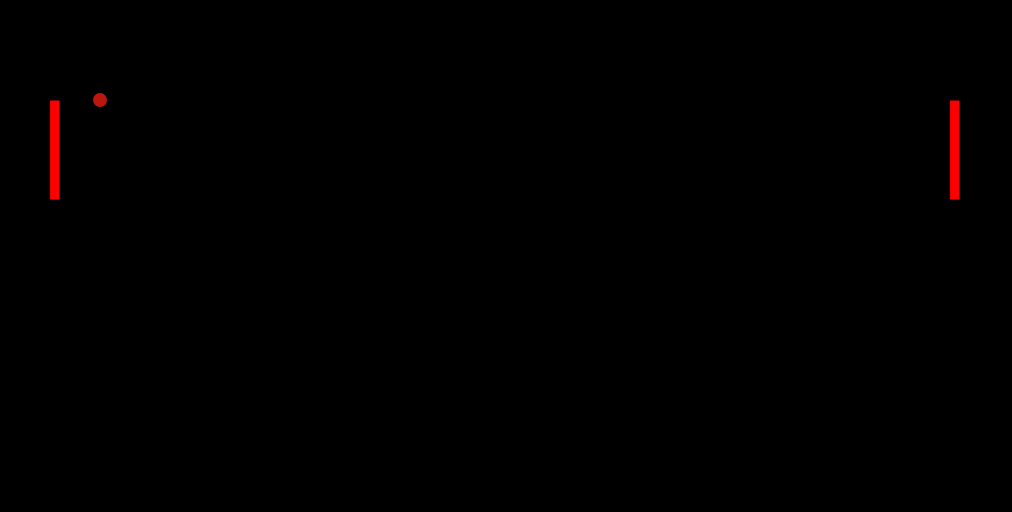
Frame 1 (no input)
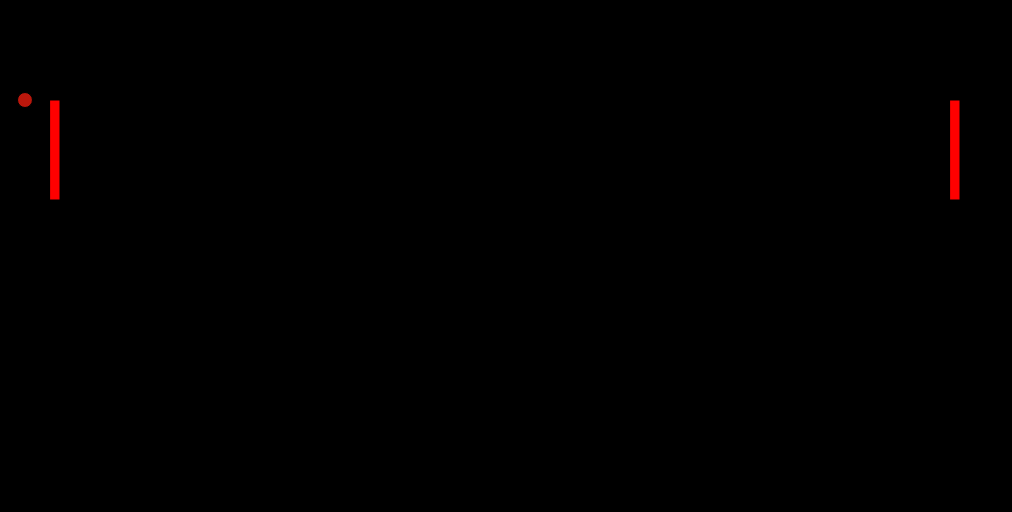
Frame 60 (no input)
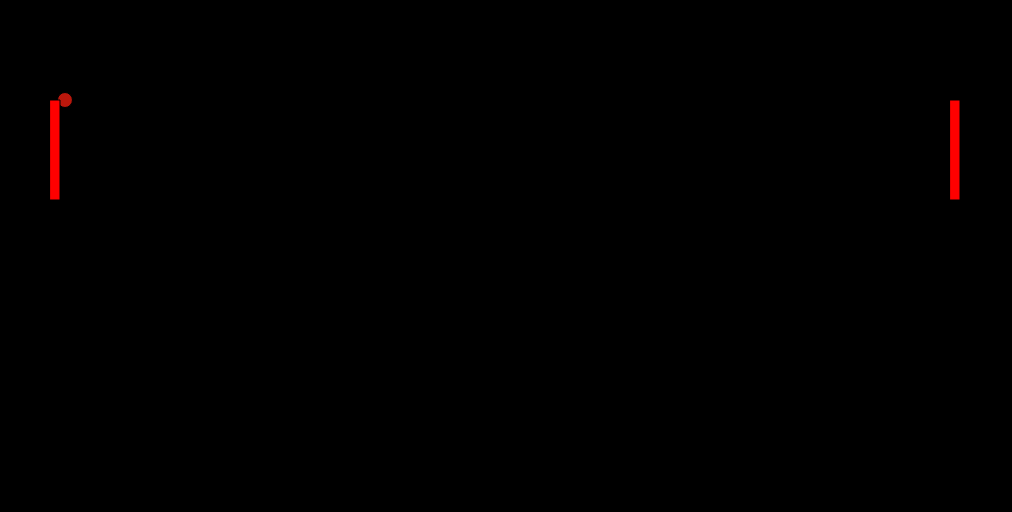
Frame 120 (the mouse pressed at the canvas centre since frame 60)

The p5.js sketch that drew these frames (run headless with seeded random() and noise() and a simulated clock; from frame 60 on, the mouse is pressed at the canvas centre):

// p5.js sketch
// ── sketch.js
let x = 100;
let y = 100;
let y2= 100;
let x2= 100;
let size=200
let xball=100
let yball=100
let xSpeed=5
let ySpeed=0
let size2=15
function setup() {
  createCanvas(1012, 512);
}

function draw() {
  background(0);
  drawball();
  hittingstuuf();
  if (keyIsDown(UP_ARROW)) {
    y -= 5;
  }

  if (keyIsDown(DOWN_ARROW)) {
    y += 5;
  }


  fill(255, 0, 0);
  if (y<0)
  {
    y=0
  }

  else if(y+size>=height)
  {
    y=height-size

  }
  rect(x*9.5, y, 10, 100);

  drawRect();


}

  function drawRect(){
  if (keyIsDown(SHIFT)) {
    y2 -= 5;
  }

  if (keyIsDown(CONTROL)) {
    y2 += 5;
  }

  if (y2<0)
  {
    y2=0

  }
  else if(y2+size>=height)
  {
    y2=height-size

  }


  fill(255, 0, 0);
  rect(x2-50, y2, 10, 100);


}


function drawball() {



  //draw the rectangle
  fill(187,23,12);
  circle(xball,yball,size2,size2);

  //move the rectangle
  xball+=xSpeed;
  yball=yball+ySpeed;

  //if it reaches the bottom, change direction
  if (yball+size2>=height || yball<=0){
  ySpeed=ySpeed*(-1);

  }
  //if it reaches the right, change direction
  if(xball+size2>=width || xball<=0){
    xSpeed=xSpeed*(-1);
  }

}

function hittingstuuf(){
if((xball>x2 && xball<x2+10)&&(yball+yball/2)>=y2){
  xSpeed *=-1;
  ySpeed *=-1;
}

if((xball>x*9.5 && xball<x*9.5+10)&&(yball+yball/2)>=y){
  xSpeed *=-1;
  ySpeed *=-1;
}

}
